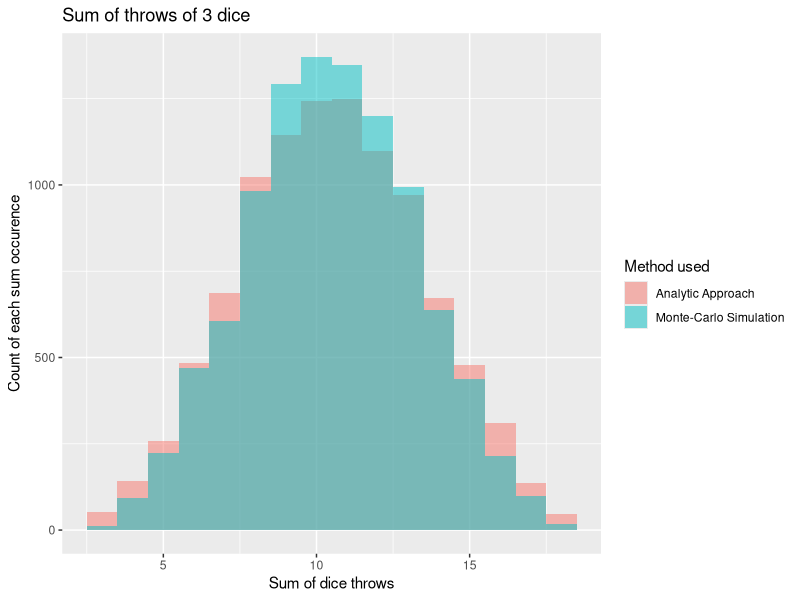

Recreate this plot in R.
library("ggplot2")

generate.n.die.throws = function(n){
    die.outcomes = c(1:6)
    die.prob     = 1/6

    ## Generate random outcomes per die throw:
    first.die  = sample(die.outcomes, n, die.prob)
    second.die = sample(die.outcomes, n, die.prob)
    third.die  = sample(die.outcomes, n, die.prob)

    ## Construct matrix of the experiment:
    dice.throws = matrix(
        c(first.die, second.die, third.die),
        nrow = n,
        ncol = 3,
        dimnames = list(NULL, c("1st", "2nd", "3rd"))
    )

    return (dice.throws)
}

dice.throws.sum = function(dice.throws.matrix){
    ## Sum each matrix row to obtain the sum of three dice throws:
    return (apply(dice.throws.matrix, 1, sum))
}

## Perform Monte Carlo simulation of the experiment:
monte.carlo.simulation = function(){
    ## Create a population of the possible outcomes of 3 dice throws:
    population  = rep(c(1:6), 3)

    ## Sum the 3 samples (the three dice throws) from the population (x1000 times):
    sample.sum  = sapply(1:10000, function(x) sum(sample(population, 3)))

    return (sample.sum)
}

comparison.plot = function(analytic.result, monte.carlo.result){
    ## Make a comparison histogram of the two methods used:
    analytic.method     = data.frame(dice.sums = analytic.result)
    monte.carlo.method  = data.frame(dice.sums = monte.carlo.result)

    analytic.method$method    = 'Analytic Approach'
    monte.carlo.method$method = 'Monte-Carlo Simulation'

    ## Combine the results from the methods into one data frame:
    methods.combined = rbind(analytic.method, monte.carlo.method)

    ## Plot the comparison between the two used methods:
    ggplot(methods.combined, aes(dice.sums, fill=method)) + geom_histogram(alpha=0.5, position='identity', binwidth=1) +
        ggtitle("Sum of throws of 3 dice") + labs(x="Sum of dice throws", y="Count of each sum occurence", fill="Method used")
}

## Analytic approach:

## Simulate throwing 3 dices n times:
dice.n.throws = generate.n.die.throws(10000)
## Find the sum of each 3 dice throws:
analytic.result = dice.throws.sum(dice.n.throws)

## Monte Carlo simulation:
simulation.result = monte.carlo.simulation()

## Create comparison histogram of the analytic approach
## and the Monte Carlo simulation:
comparison.plot(analytic.result, simulation.result)

## Conclusion:
## From the visual comparison from the two methods used, a conclusion can be drawn
## that the sums of all dice throws form a Normal Distribution.

